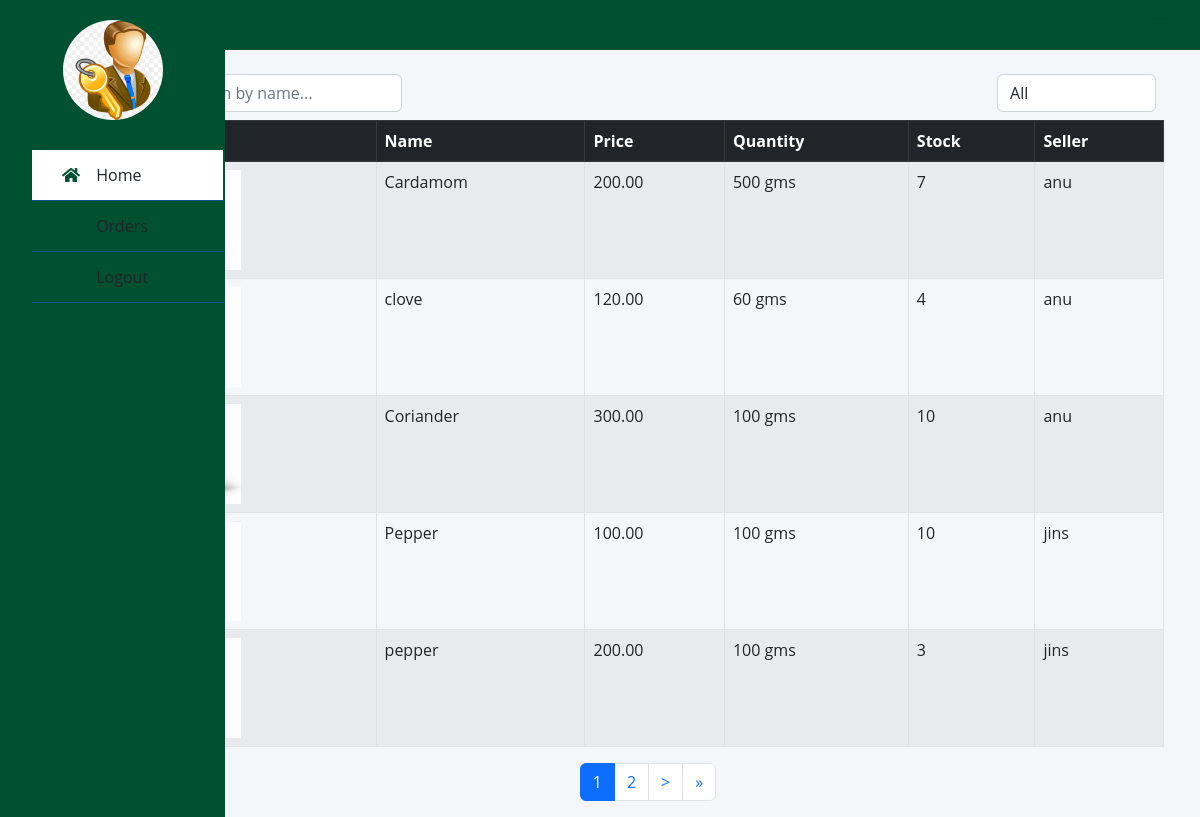
The page /admin_products/ on the database its author committed.
### storeapp/models.py (models this page shows, shortened)
class Product(models.Model):
    product_name = models.CharField(max_length=255,null=True)
    description = models.TextField()
    image = models.ImageField(upload_to='products/', null=True, blank=True)
    quantity_value = models.PositiveIntegerField(default=100,null=True)
    quantity_prefix = models.CharField(max_length=10, choices=[('gms', 'gms'), ('kg', 'kg')], default='gms')
    stock = models.PositiveIntegerField(default=1,null=True)
    price = models.DecimalField(max_digits=10, decimal_places=2,null=True)
    date_added = models.DateField(default=timezone.now)
    brand_name = models.CharField(max_length=255, default="",null=True)
    seller = models.ForeignKey(CustomUser, on_delete=models.CASCADE, null=True, blank=True)
    batch_no=models.CharField(max_length=10,default="",null=True)
    average_rating = models.FloatField(default=0.0)
    STATUS_CHOICES = [
        ('In Stock', 'In Stock'),
        ('Out of Stock', 'Out of Stock'),
    ]
    status = models.CharField(max_length=15, choices=STATUS_CHOICES, default='In Stock')
    category = models.CharField(max_length=100, null=True)
    subcategory = models.CharField(max_length=100, null=True)

### userapp/models.py (models this page shows, shortened)
class CustomUser(AbstractUser):
    username = None
    USERNAME_FIELD  = 'email'
    name = models.CharField(max_length=100, default='')
    email = models.EmailField(unique=True)
    password = models.CharField(max_length=128)
    is_customer = models.BooleanField(default=False)
    is_seller = models.BooleanField(default=False)
    is_delivery = models.BooleanField(default=False)
    gstn = models.CharField(max_length=15, blank=True, null=True)
    hub_status=models.BooleanField(default=False)
    REQUIRED_FIELDS = []

### storeapp/views.py (the view)
# urls.py: path('admin_products/', views.admin_products, name='admin_products'),
def admin_products(request):
    products_list = Product.objects.all()
    paginator = Paginator(products_list, 5)  # Show 5 products per page
    page = request.GET.get('page')
    try:
        products = paginator.page(page)
    except PageNotAnInteger:
        products = paginator.page(1)
    except EmptyPage:
        products = paginator.page(paginator.num_pages)
    return render(request, 'admin_products.html', {'products': products})

### template/admin_products.html (shortened to what this page needs)
{% load static %}
<!DOCTYPE html>
<html lang="en">
<head>
    <link href="https://maxcdn.bootstrapcdn.com/font-awesome/4.3.0/css/font-awesome.min.css" rel="stylesheet">
    <link rel="stylesheet" href="https://use.fontawesome.com/releases/v5.8.1/css/all.css">
    <link rel="stylesheet" href="https://cdn.jsdelivr.net/npm/bootstrap@5.2.3/dist/css/bootstrap.min.css">
</head>
<body>
<div class="wrapper">
    <div class="section">
        <div class="top_navbar">
            <div class="hamburger">
                <a href="#">
                    <i class="fas fa-bars"></i>
                </a>
            </div>
        </div>
    </div>
    <div class="sidebar">
       <div class="profile">
        <img src="{% static 'img/admin.png' %}">
</div>
        <ul>
            <li>
                <a href="{% url 'admin_home'  %}" class="active text-dark" style="text-decoration:none;">
                    <span class="icon"><i class="fas fa-home"></i></span>
                    <span class="item">Home</span>
                </a>
            </li>
            <li>
                <a href="{% url 'admin_order' %}" class=" text-dark" style="text-decoration:none;">
                    <span class="icon"><i class="fas fa-desktop"></i></span>
                    <span class="item">Orders</span>
                </a>
            </li>
            <li>
                <a href="{% url 'logout' %}" class=" text-dark" style="text-decoration:none;">
                    <span class="icon"><i class="fas fa-sign-out-alt"></i></span>
                    <span class="item">Logout</span>
                </a>
            </li>
        </ul>
    </div>
</div>
<div class="container mt-4 me-4 ps-5">
    <div class="mb-2 d-flex justify-content-between align-items-center ps-5">
        <div class="position-relative">
            <input type="text" id="search-input" class="form-control ps-5 w-100" placeholder="Search by name...">
        </div>
        <div class="px-2">
            <select id="filter-options" class="form-control">
                <option value="all">All</option>
            </select>
        </div>
    </div>
    <div class="row ps-5">
        <div class="col-md-12">
            <table class="table table-bordered table-striped">
                <thead class="table-dark">
        <tr>
            <th>Image</th>
            <th>Name</th>
            <th>Price</th>
            <th>Quantity</th>
            <th>Stock</th>
            <th>Seller</th>
        </tr>
    </thead>
    <tbody>
        {% for product in products %}
        <tr>
            <td><img src="{{ product.image.url }}" alt="{{ product.product_name }}" width="100"></td>
            <td>{{ product.product_name }}</td>
            <td>{{ product.price }}</td>
            <td>{{ product.quantity_value }} {{ product.quantity_prefix }}</td>
            <td>{{ product.stock }}</td>
            <td>{{ product.seller.name }}</td>
        </tr>
        {% endfor %}
    </tbody>
</table>
<nav aria-label="Page navigation">
    <ul class="pagination justify-content-center">
        {% for num in products.paginator.page_range %}
            <li class="page-item{% if num == products.number %} active{% endif %}">
                <a class="page-link" href="?page={{ num }}">{{ num }}</a>
            </li>
        {% endfor %}
        {% if products.has_next %}
            <li class="page-item">
                <a class="page-link" href="?page={{ products.next_page_number }}" aria-label="Next">
                    <span aria-hidden="true">&gt;</span>
                </a>
            </li>
            <li class="page-item">
                <a class="page-link" href="?page={{ products.paginator.num_pages }}" aria-label="Last">
                    <span aria-hidden="true">&raquo;</span>
                </a>
            </li>
        {% endif %}
    </ul>
</nav>
</div>
</div>
</div>
</body>
</html>
</body>
</html>

### template/admin_products.html (style rules this page uses)
* { list-style: none; text-decoration: none; margin: 0; padding: 0; box-sizing: border-box; font-family: 'Open Sans', sans-serif; }
body { background: #f5f6fa; margin: 0; padding: 0; }
.wrapper .sidebar { background: rgb(0, 80, 50); position: fixed; top: 0; left: 0; width: 225px; height: 100%; padding: 20px 0; transition: all 0.5s ease; z-index: 1000; }
.wrapper .sidebar .profile { margin-bottom: 30px; text-align: center; }
.wrapper .sidebar .profile img { display: block; width: 100px; height: 100px; border-radius: 50%; margin: 0 auto; }
.wrapper .sidebar ul li a { display: block; padding: 13px 30px; border-bottom: 1px solid #10558d; background: rgb(0, 80, 50); font-size: 16px; position: relative; }
.wrapper .sidebar ul li a .icon { color: rgb(0, 80, 50); width: 30px; display: inline-block; }
.wrapper .sidebar ul li a:hover, .wrapper .sidebar ul li a.active { color: rgb(0, 80, 50); background:white; border-right: 2px solid rgb(0, 80, 50); ; }
.wrapper .sidebar ul li a:hover .icon, .wrapper .sidebar ul li a.active .icon { color: rgb(0, 80, 50); }
.wrapper .sidebar ul li a:hover:before, .wrapper .sidebar ul li a.active:before { display: block; }
.wrapper .section { width: calc(100% - 225px); margin-left: 225px; transition: all 0.5s ease; }
.wrapper .section .top_navbar { background: rgb(0, 80, 50); height: 50px; display: flex; align-items: center; padding: 0 30px; }
.wrapper .section .top_navbar .hamburger a { font-size: 28px; color: rgb(0, 80, 50); }
.wrapper .section .top_navbar .hamburger { margin-left: auto; }

### rows shown on the page
Product: product_name "Cardamom", price "200.00", quantity_value "500", quantity_prefix "gms", stock "7", seller.name "anu"
Product: product_name "clove", price "120.00", quantity_value "60", quantity_prefix "gms", stock "4", seller.name "anu"
Product: product_name "Coriander", price "300.00", quantity_value "100", quantity_prefix "gms", stock "10", seller.name "anu"
Product: product_name "Pepper", price "100.00", quantity_value "100", quantity_prefix "gms", stock "10", seller.name "jins"
Product: product_name "pepper", price "200.00", quantity_value "100", quantity_prefix "gms", stock "3", seller.name "jins"

### other values the page prints
{{ num }} "1" "2"
